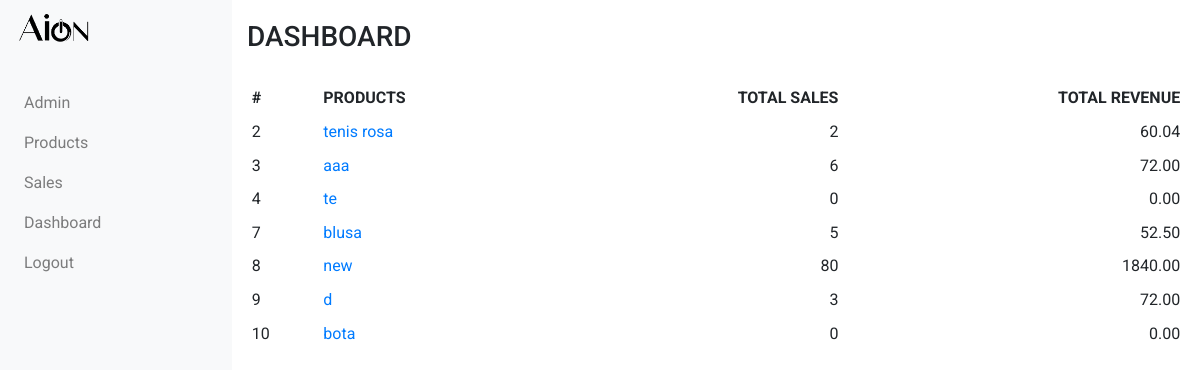
Before: /sales_app/dashboard/ with the older database file.
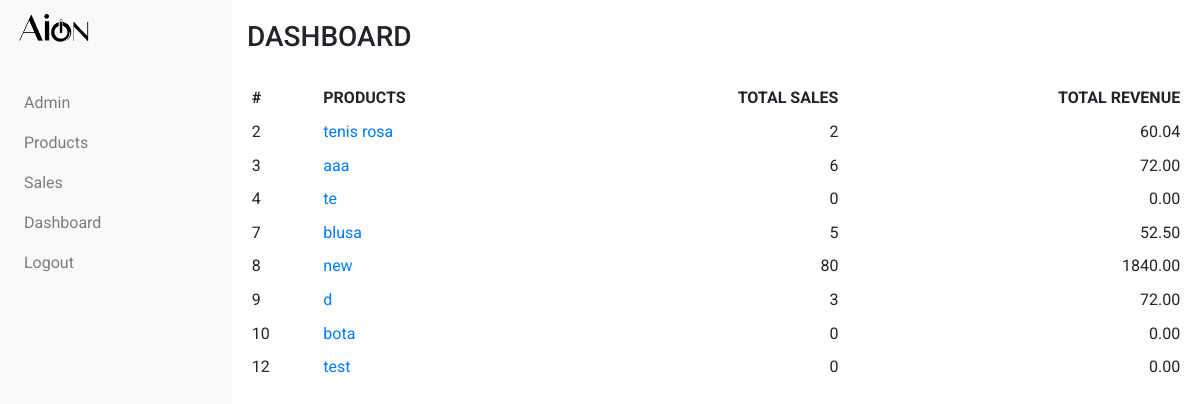
After: the same page with the newer database file.
### sales_app/models.py (models this page shows, shortened)
class Product(models.Model):
    name = models.CharField(max_length=256, unique=True)
    price = models.DecimalField(decimal_places=2, max_digits=32)
    def get_total_sales(self):
        total_sales = self.sales.aggregate(Sum('quantity'))
        if total_sales['quantity__sum'] == None:
            return 0
        return total_sales['quantity__sum']
    def get_total_revenue(self):
        total_revenue = self.sales.aggregate(Sum('amount'))
        if total_revenue['amount__sum'] == None:
            return 0
        return total_revenue['amount__sum']

### sales_app/views.py (the view)
# urls.py: path('dashboard/', views.DashboardView.as_view(), name='dashboard'),
class DashboardView(TemplateView):
    template_name = 'sales_app/dashboard.html'
    def get_context_data(self,**kwargs):
        context = super().get_context_data(**kwargs)
        products_list = models.Product.objects.all()
        context['products'] = products_list
        return context

### sales_app/templates/sales_app/dashboard.html
{% extends "sales_app/sales_app_base.html" %}
{% block body_block %}
<div class="row page-header">
  <h3>DASHBOARD</h3>
</div>
<table class="table table-sm table-hover table-borderless">
  <thead>
    <tr>
      <th scope="col">#</th>
      <th scope="col">PRODUCTS</th>
      <th scope="col" class="col-number">TOTAL SALES</th>
      <th scope="col" class="col-number">TOTAL REVENUE</th>
    </tr>
  </thead>
  <tbody>
    {% for product in products %}
    <tr>
      <td>{{product.pk}}</td>
      <td><a href="{% url 'sales_app:product_detail' pk=product.pk %}">{{product.name}}</a></td>
      <td class="col-number">{{product.get_total_sales}}</td>
      <td class="col-number">{{product.get_total_revenue|floatformat:2}}</td>
    </tr>
    {% endfor %}
  </tbody>
</table>
{% endblock %}

Changed rows visible on the page:
added Product: pk "12", name "test", get_total_sales "0", get_total_revenue "0.00"
